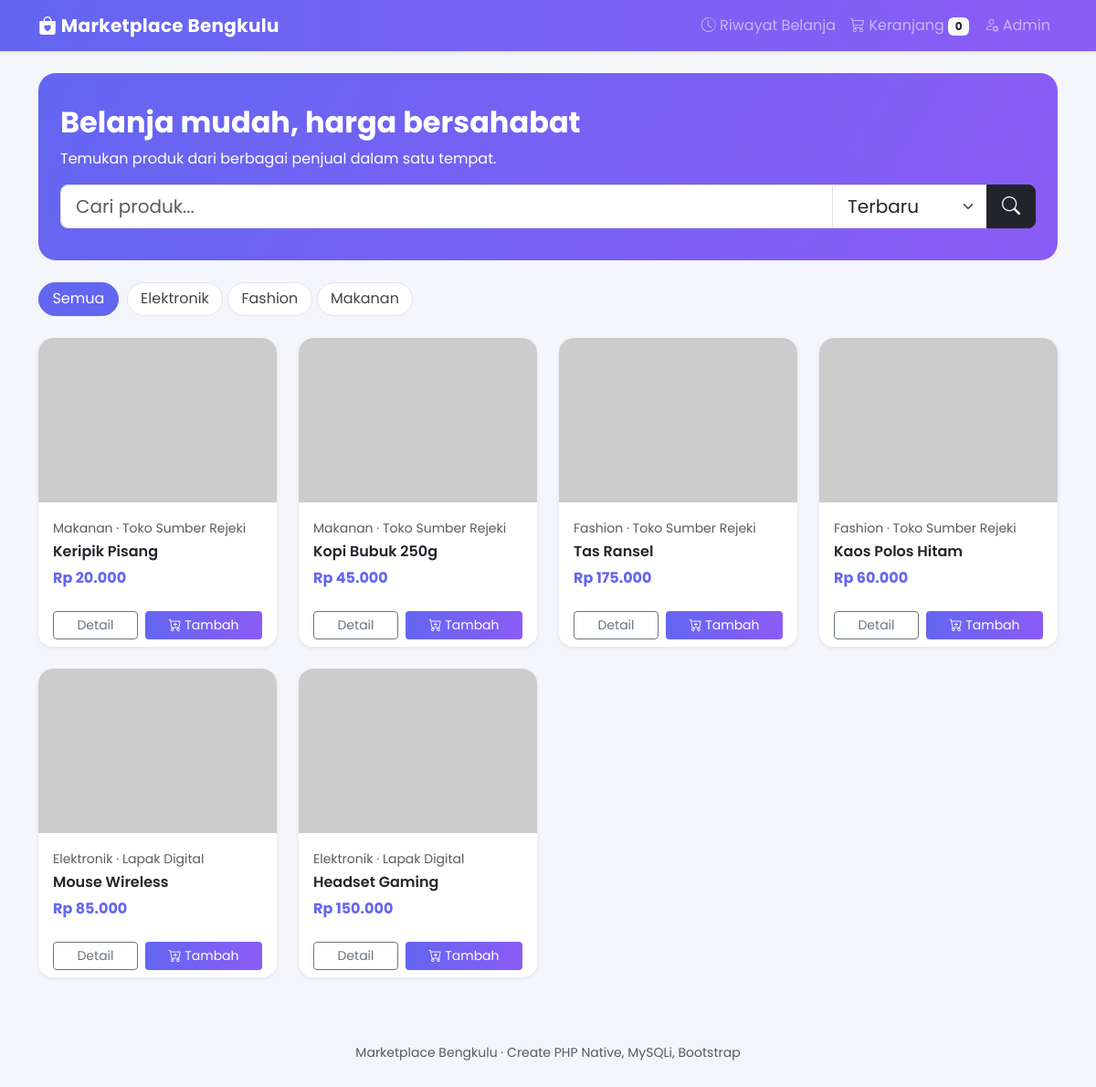
The page / on the database its author committed.
### tables this page shows
CREATE TABLE kategori(id_kategori INT AUTO_INCREMENT PRIMARY KEY,nama_kategori VARCHAR(50) NOT NULL);

CREATE TABLE produk(id_produk INT AUTO_INCREMENT PRIMARY KEY,id_penjual INT NOT NULL,id_kategori INT NOT NULL,nama_produk VARCHAR(150) NOT NULL,deskripsi TEXT,harga DECIMAL(12,0) NOT NULL,stok INT NOT NULL DEFAULT 0,gambar VARCHAR(255),
 FOREIGN KEY(id_penjual) REFERENCES penjual(id_penjual),FOREIGN KEY(id_kategori) REFERENCES kategori(id_kategori));

CREATE TABLE penjual(id_penjual INT AUTO_INCREMENT PRIMARY KEY,nama_toko VARCHAR(100) NOT NULL,telepon VARCHAR(20),alamat VARCHAR(255));

### config.example.php (called while the page is built, shortened)
<?php
function rp($n)
{
  return 'Rp ' . number_format($n, 0, ',', '.');
}
function e($s)
{
  return htmlspecialchars((string)$s, ENT_QUOTES, 'UTF-8');
}
function gambar($g)
{
  return $g ? e($g) : 'https://placehold.co/400x300?text=Produk';
}

### index.php (the view, shortened to what this page needs)
<?php include 'includes/header.php';
$q = '%' . ($_GET['q'] ?? '') . '%'; $kat = (int)($_GET['kat'] ?? 0);
$urut = ['baru' => 'p.id_produk DESC', 'murah' => 'p.harga ASC', 'mahal' => 'p.harga DESC'][$_GET['urut'] ?? 'baru'] ?? 'p.id_produk DESC';
$st = $db->prepare("SELECT p.*, k.nama_kategori, j.nama_toko FROM produk p JOIN kategori k USING(id_kategori) JOIN penjual j USING(id_penjual) WHERE p.nama_produk LIKE ? AND (?=0 OR p.id_kategori=?) ORDER BY $urut");
$st->bind_param('sii', $q, $kat, $kat); $st->execute(); $res = $st->get_result();
$kts = $db->query("SELECT * FROM kategori"); ?>
<form class="hero mb-4 fade-in" method="get">
 <h2 class="fw-bold">Belanja mudah, harga bersahabat</h2><p class="mb-3">Temukan produk dari berbagai penjual dalam satu tempat.</p>
 <div class="input-group input-group-lg"><input name="q" class="form-control" placeholder="Cari produk..." value="<?= e($_GET['q'] ?? '') ?>">
 <select name="urut" class="form-select" style="max-width:170px" onchange="this.form.submit()">
  <?php foreach (['baru' => 'Terbaru', 'murah' => 'Termurah', 'mahal' => 'Termahal'] as $k => $v) echo '<option value="' . $k . '"' . (($_GET['urut'] ?? 'baru') == $k ? ' selected' : '') . '>' . $v . '</option>'; ?></select>
 <button class="btn btn-dark"><i class="bi bi-search"></i></button></div></form>
<div class="mb-3"><a class="chip <?= !$kat ? 'active' : '' ?>" href="index.php">Semua</a>
<?php while ($k = $kts->fetch_assoc()) echo '<a class="chip ' . ($kat == $k['id_kategori'] ? 'active' : '') . '" href="?kat=' . $k['id_kategori'] . '">' . e($k['nama_kategori']) . '</a>'; ?></div>
<div class="row">
<?php if ($res->num_rows == 0) echo '<div class="alert alert-warning">Produk tidak ditemukan.</div>';
while ($p = $res->fetch_assoc()): ?>
 <div class="col-6 col-md-4 col-lg-3 mb-4 fade-in"><div class="card card-produk h-100 shadow-sm">
  <div class="position-relative"><img src="<?= gambar($p['gambar']) ?>" class="card-img-top" alt="">
  <?php if ($p['stok'] <= 0) echo '<span class="badge bg-danger position-absolute top-0 end-0 m-2">Habis</span>';
  elseif ($p['stok'] <= 5) echo '<span class="badge bg-warning text-dark position-absolute top-0 end-0 m-2">Sisa ' . $p['stok'] . '</span>'; ?></div>
  <div class="card-body"><small class="text-muted"><?= e($p['nama_kategori']) ?> &middot; <?= e($p['nama_toko']) ?></small>
   <h6 class="mt-1 fw-semibold"><?= e($p['nama_produk']) ?></h6><div class="fw-bold" style="color:var(--c1)"><?= rp($p['harga']) ?></div></div>
  <div class="card-footer bg-white border-0 d-flex gap-2">
   <a href="produk.php?id=<?= $p['id_produk'] ?>" class="btn btn-outline-secondary btn-sm flex-fill">Detail</a>
   <button data-add="<?= $p['id_produk'] ?>" class="btn btn-grad btn-sm flex-fill" <?= $p['stok'] <= 0 ? 'disabled' : '' ?>><i class="bi bi-cart-plus"></i> Tambah</button></div>
 </div></div>
<?php endwhile; ?></div>
<?php include 'includes/footer.php'; ?>

### includes/header.php (shortened to what this page needs)
<?php ob_start();
require_once __DIR__ . '/../config.example.php';
$base = $base ?? '';
$jml = array_sum($_SESSION['cart'] ?? []); ?>
<!doctype html>
<html lang="id">
<head>
  <link href="https://cdn.jsdelivr.net/npm/bootstrap@5.3.3/dist/css/bootstrap.min.css" rel="stylesheet">
  <link href="https://cdn.jsdelivr.net/npm/bootstrap-icons@1.11.3/font/bootstrap-icons.min.css" rel="stylesheet">
  <link href="<?= $base ?>assets/style.css" rel="stylesheet">
</head>
<body>
  <nav class="navbar navbar-expand navbar-dark nav-grad mb-4 shadow-sm">
    <div class="container">
      <a class="navbar-brand" href="<?= $base ?>index.php"><i class="bi bi-bag-heart-fill"></i> Marketplace Bengkulu</a>
      <div class="navbar-nav ms-auto">
        <a class="nav-link" href="<?= $base ?>riwayat.php"><i class="bi bi-clock-history"></i> Riwayat Belanja</a>
        <a class="nav-link" href="<?= $base ?>keranjang.php"><i class="bi bi-cart3"></i> Keranjang <span id="cartCount" class="badge bg-light text-dark"><?= $jml ?></span></a>
        <a class="nav-link" href="<?= $base ?>admin/index.php"><i class="bi bi-person-gear"></i> Admin</a>
      </div>
    </div>
  </nav>
  <div class="container">
    <div class="toast-container position-fixed bottom-0 end-0 p-3">
    </div>

### includes/footer.php (shortened to what this page needs)
</div>
<footer class="text-center text-muted my-5 small">Marketplace Bengkulu &middot; Create PHP Native, MySQLi, Bootstrap</footer>
</body>
</html>

### assets/style.css (style rules this page uses)
:root { --c1:#6366f1;--c2:#8b5cf6 }
body { background:#f5f6fb;font-family:'Poppins',system-ui,sans-serif }
.nav-grad { background:linear-gradient(90deg,var(--c1),var(--c2)) }
.navbar-brand { font-weight:700;letter-spacing:.3px }
.hero { background:linear-gradient(120deg,var(--c1),var(--c2));color:#fff;border-radius:1.2rem;padding:2.2rem 1.5rem }
.card-produk { border:0;border-radius:1rem;transition:.25s;overflow:hidden }
.card-produk img { height:180px;object-fit:cover;transition:.3s }
.btn-grad { background:linear-gradient(90deg,var(--c1),var(--c2));color:#fff;border:0 }
.chip { display:inline-block;padding:.35rem .9rem;border-radius:2rem;background:#fff;color:#444;text-decoration:none;border:1px solid #e3e3ef;margin:0 .3rem .5rem 0;transition:.2s }
.chip:hover,.chip.active { background:var(--c1);color:#fff;border-color:var(--c1) }
.fade-in { animation:fi .5s both }

### rows shown on the page
kategori: nama_kategori "Elektronik"
kategori: nama_kategori "Fashion"
kategori: nama_kategori "Makanan"
produk: id_kategori.nama_kategori "Makanan", id_penjual.nama_toko "Toko Sumber Rejeki", nama_produk "Keripik Pisang", harga "Rp 20.000"
produk: id_kategori.nama_kategori "Makanan", id_penjual.nama_toko "Toko Sumber Rejeki", nama_produk "Kopi Bubuk 250g", harga "Rp 45.000"
produk: id_kategori.nama_kategori "Fashion", id_penjual.nama_toko "Toko Sumber Rejeki", nama_produk "Tas Ransel", harga "Rp 175.000"
produk: id_kategori.nama_kategori "Fashion", id_penjual.nama_toko "Toko Sumber Rejeki", nama_produk "Kaos Polos Hitam", harga "Rp 60.000"
produk: id_kategori.nama_kategori "Elektronik", id_penjual.nama_toko "Lapak Digital", nama_produk "Mouse Wireless", harga "Rp 85.000"
produk: id_kategori.nama_kategori "Elektronik", id_penjual.nama_toko "Lapak Digital", nama_produk "Headset Gaming", harga "Rp 150.000"

### other values the page prints
$jml "0"
form field urut "Terbaru"
